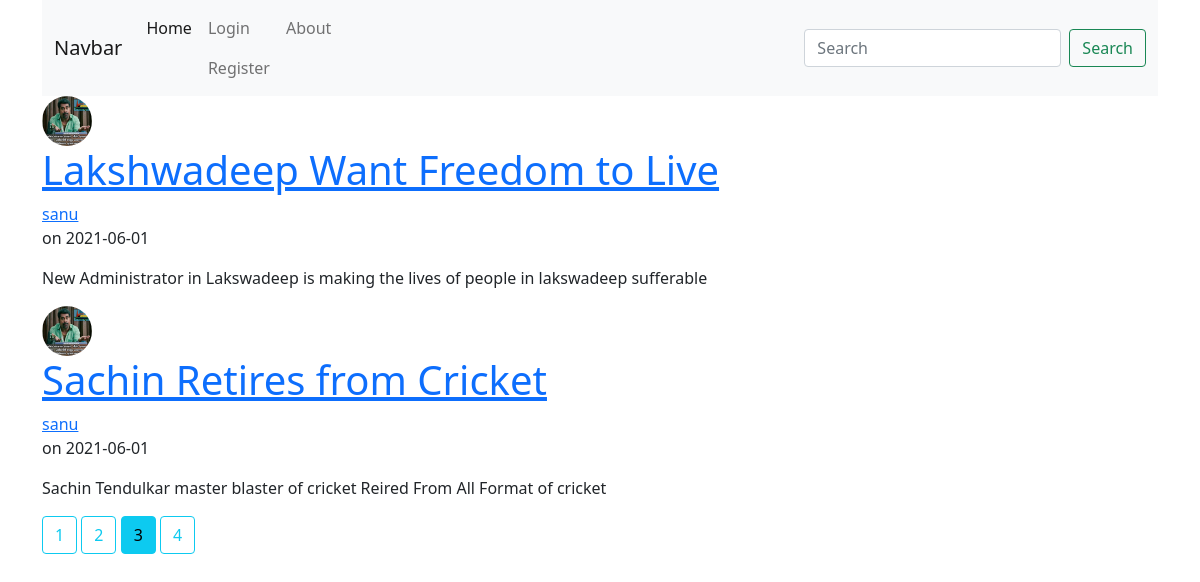
Screenshot of /home?page=3 with the database file from the repository.
### flask_blog/models.py (models this page shows, shortened)
class Post(db.Model):
    id = db.Column(db.Integer ,primary_key = True)
    title = db.Column(db.String(100) ,nullable = False)
    date_posted = db.Column(db.DateTime ,nullable = False,default = datetime.utcnow)
    content = db.Column(db.Text,nullable = False)
    user_id = db.Column(db.Integer ,db.ForeignKey('user.id'),nullable = False)

class User(db.Model, UserMixin):
    id = db.Column(db.Integer ,primary_key = True)
    username = db.Column(db.String(20), unique = True ,nullable = False)
    email = db.Column(db.String(120),unique = True, nullable = False)
    image_file = db.Column(db.String(20) ,nullable = False, default = 'default.jpg')
    password = db.Column(db.String(60) ,nullable = False)
    posts = db.relationship('Post' ,backref = 'author' ,lazy=True)

### flask_blog/main/routes.py (the view)
@main.route("/")
@main.route("/home")
def home():
    page = request.args.get('page', 1, type = int)
    posts = Post.query.order_by(Post.date_posted.desc()).paginate(page = page ,per_page = 2)
    return render_template('home.html', posts = posts)

### flask_blog/templates/home.html (shortened to what this page needs)
{% extends "layout.html" %}
{% block content %}
    {% for post in posts.items %}
        <article class = "media content-section">
            <div>
                <img class = 'rounded-circle article-img' src="{{ url_for('static' , filename = 'Images/' + post.author.image_file) }}" width="50" height="50">
                <h1><a href="{{ url_for('posts.post', post_id = post.id) }}">{{ post.title }}</a></h1>
            </div>
            <div class="media-body">
                <div class="article-metadata">
                    <a href="{{ url_for('users.user_posts' ,username = post.author.username) }}"> {{ post.author.username }}</a>
                    <p class="mr-2"> on {{ post.date_posted.strftime('%Y-%m-%d') }}</p>
                    <p class="article-content">{{ post.content }}</p>
                </div>
            </div>
        </article>
    {% endfor %}
    {% for page_num in posts.iter_pages(left_edge=1,right_edge=1,left_current=1,right_current=2) %}
        {% if page_num %}
            {% if posts.page == page_num %}
                <a class="btn btn-info mb-4" href="{{ url_for('main.home' ,page=page_num) }}">{{ page_num }}</a>
            {% else %}
                <a class="btn btn-outline-info mb-4" href="{{ url_for('main.home' ,page=page_num) }}">{{ page_num }}</a>
            {% endif %}
        {% endif %}
    {% endfor %}
{% endblock %}

### rows the page displays
Post: image_file (picture), title "Lakshwadeep Want Freedom to Live", author.username "sanu", date_posted "2021-06-01", content "New Administrator in Lakswadeep is making the lives of people in lakswadeep sufferable"
Post: image_file (picture), title "Sachin Retires from Cricket", author.username "sanu", date_posted "2021-06-01", content "Sachin Tendulkar master blaster of cricket Reired From All Format of cricket"

### other values shown
{{ page_num }} "1" "2" "4"
{{ page_num }} "3"
